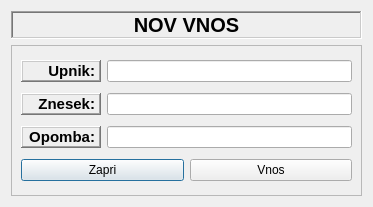
<?xml version="1.0" encoding="UTF-8"?>
<ui version="4.0">
 <class>VnosObveznosti</class>
 <widget class="QDialog" name="VnosObveznosti">
  <property name="geometry">
   <rect>
    <x>0</x>
    <y>0</y>
    <width>373</width>
    <height>207</height>
   </rect>
  </property>
  <property name="windowTitle">
   <string>Dialog</string>
  </property>
  <layout class="QGridLayout" name="gridLayout">
   <item row="1" column="0">
    <widget class="QFrame" name="frame">
     <property name="frameShape">
      <enum>QFrame::StyledPanel</enum>
     </property>
     <property name="frameShadow">
      <enum>QFrame::Raised</enum>
     </property>
     <layout class="QGridLayout" name="gridLayout_2">
      <item row="1" column="0">
       <layout class="QHBoxLayout" name="horizontalLayout">
        <item>
         <widget class="QLabel" name="label_upnik">
          <property name="sizePolicy">
           <sizepolicy hsizetype="Preferred" vsizetype="Maximum">
            <horstretch>0</horstretch>
            <verstretch>0</verstretch>
           </sizepolicy>
          </property>
          <property name="minimumSize">
           <size>
            <width>80</width>
            <height>0</height>
           </size>
          </property>
          <property name="font">
           <font>
            <pointsize>11</pointsize>
            <weight>75</weight>
            <bold>true</bold>
           </font>
          </property>
          <property name="frameShape">
           <enum>QFrame::WinPanel</enum>
          </property>
          <property name="frameShadow">
           <enum>QFrame::Raised</enum>
          </property>
          <property name="text">
           <string>Upnik:</string>
          </property>
          <property name="alignment">
           <set>Qt::AlignRight|Qt::AlignTrailing|Qt::AlignVCenter</set>
          </property>
         </widget>
        </item>
        <item>
         <widget class="QLineEdit" name="lineEdit_upnik"/>
        </item>
       </layout>
      </item>
      <item row="2" column="0">
       <layout class="QHBoxLayout" name="horizontalLayout_2">
        <item>
         <widget class="QLabel" name="label_znesek">
          <property name="sizePolicy">
           <sizepolicy hsizetype="Preferred" vsizetype="Maximum">
            <horstretch>0</horstretch>
            <verstretch>0</verstretch>
           </sizepolicy>
          </property>
          <property name="minimumSize">
           <size>
            <width>80</width>
            <height>0</height>
           </size>
          </property>
          <property name="font">
           <font>
            <pointsize>11</pointsize>
            <weight>75</weight>
            <bold>true</bold>
           </font>
          </property>
          <property name="frameShape">
           <enum>QFrame::WinPanel</enum>
          </property>
          <property name="frameShadow">
           <enum>QFrame::Raised</enum>
          </property>
          <property name="text">
           <string>Znesek:</string>
          </property>
          <property name="alignment">
           <set>Qt::AlignRight|Qt::AlignTrailing|Qt::AlignVCenter</set>
          </property>
         </widget>
        </item>
        <item>
         <widget class="QLineEdit" name="lineEdit_znesek"/>
        </item>
       </layout>
      </item>
      <item row="3" column="0">
       <layout class="QHBoxLayout" name="horizontalLayout_3">
        <item>
         <widget class="QLabel" name="label">
          <property name="sizePolicy">
           <sizepolicy hsizetype="Preferred" vsizetype="Maximum">
            <horstretch>0</horstretch>
            <verstretch>0</verstretch>
           </sizepolicy>
          </property>
          <property name="minimumSize">
           <size>
            <width>80</width>
            <height>0</height>
           </size>
          </property>
          <property name="font">
           <font>
            <pointsize>11</pointsize>
            <weight>75</weight>
            <bold>true</bold>
           </font>
          </property>
          <property name="frameShape">
           <enum>QFrame::WinPanel</enum>
          </property>
          <property name="frameShadow">
           <enum>QFrame::Raised</enum>
          </property>
          <property name="text">
           <string>Opomba:</string>
          </property>
          <property name="alignment">
           <set>Qt::AlignRight|Qt::AlignTrailing|Qt::AlignVCenter</set>
          </property>
         </widget>
        </item>
        <item>
         <widget class="QLineEdit" name="lineEdit_opomba"/>
        </item>
       </layout>
      </item>
      <item row="4" column="0">
       <layout class="QHBoxLayout" name="horizontalLayout_4">
        <item>
         <widget class="QPushButton" name="pushButton_zapri">
          <property name="text">
           <string>Zapri</string>
          </property>
         </widget>
        </item>
        <item>
         <widget class="QPushButton" name="pushButton_novVnos">
          <property name="text">
           <string>Vnos</string>
          </property>
         </widget>
        </item>
       </layout>
      </item>
     </layout>
    </widget>
   </item>
   <item row="0" column="0">
    <widget class="QLabel" name="label_naslov">
     <property name="sizePolicy">
      <sizepolicy hsizetype="Preferred" vsizetype="Maximum">
       <horstretch>0</horstretch>
       <verstretch>0</verstretch>
      </sizepolicy>
     </property>
     <property name="font">
      <font>
       <pointsize>15</pointsize>
       <weight>75</weight>
       <bold>true</bold>
      </font>
     </property>
     <property name="frameShape">
      <enum>QFrame::WinPanel</enum>
     </property>
     <property name="frameShadow">
      <enum>QFrame::Sunken</enum>
     </property>
     <property name="lineWidth">
      <number>5</number>
     </property>
     <property name="text">
      <string>NOV VNOS</string>
     </property>
     <property name="alignment">
      <set>Qt::AlignCenter</set>
     </property>
    </widget>
   </item>
  </layout>
 </widget>
 <tabstops>
  <tabstop>lineEdit_upnik</tabstop>
  <tabstop>lineEdit_znesek</tabstop>
  <tabstop>lineEdit_opomba</tabstop>
 </tabstops>
 <resources/>
 <connections>
  <connection>
   <sender>pushButton_zapri</sender>
   <signal>clicked()</signal>
   <receiver>VnosObveznosti</receiver>
   <slot>close()</slot>
   <hints>
    <hint type="sourcelabel">
     <x>120</x>
     <y>156</y>
    </hint>
    <hint type="destinationlabel">
     <x>100</x>
     <y>178</y>
    </hint>
   </hints>
  </connection>
 </connections>
</ui>
